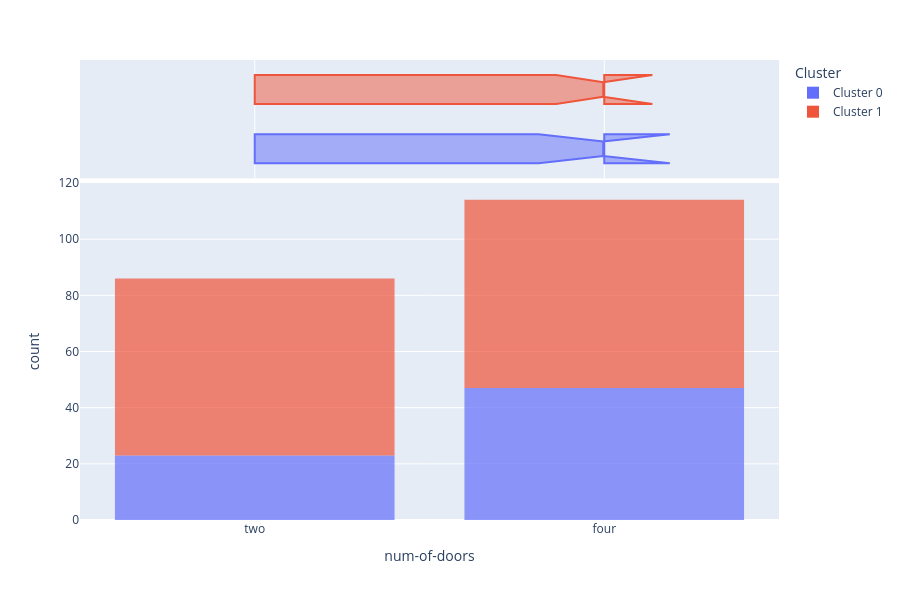

Write notebook code for a chart like this one.
### Code cell
# Виводимо графік розподілу за кількістю дверей у авто
plot_model(kmeans, plot = 'distribution', feature="num-of-doors")

### Figure 1 — Plotly figure (JSON) as saved in the notebook; plotly's stock layout.template omitted (floating-point values rounded to 4 significant figures; data arrays with more than 128 entries replaced by an {"elided": "..."} marker saying what was removed)
{"data": [{"alignmentgroup": "True", "bingroup": "x", "hovertemplate": "Cluster=Cluster 0<br>num-of-doors=%{x}<br>count=%{y}<extra></extra>", "legendgroup": "Cluster 0", "marker": {"color": "#636efa", "opacity": 0.7, "pattern": {"shape": ""}}, "name": "Cluster 0", "offsetgroup": "Cluster 0", "orientation": "v", "showlegend": true, "type": "histogram", "x": ["two", "four", "four", "four", "four", "four", "four", "four", "two", "two", "two", "four", "four", "four", "two", "two", "four", "two", "four", "four", "two", "four", "four", "four", "four", "four", "four", "four", "four", "four", "four", "four", "four", "four", "four", "four", "four", "four", "four", "two", "two", "two", "four", "two", "two", "two", "two", "two", "four", "four", "four", "four", "four", "four", "four", "four", "four", "four", "two", "two", "four", "two", "two", "four", "two", "four", "four", "two", "two", "four"], "xaxis": "x", "yaxis": "y"}, {"alignmentgroup": "True", "customdata": {"elided": "70x26 mixed values"}, "hovertemplate": "Cluster=%{customdata[25]}<br>num-of-doors=%{x}<br>symboling=%{customdata[0]}<br>normalized-losses=%{customdata[1]}<br>make=%{customdata[2]}<br>fuel-type=%{customdata[3]}<br>aspiration=%{customdata[4]}<br>body-style=%{customdata[5]}<br>drive-wheels=%{customdata[6]}<br>engine-location=%{customdata[7]}<br>wheel-base=%{customdata[8]}<br>length=%{customdata[9]}<br>width=%{customdata[10]}<br>height=%{customdata[11]}<br>curb-weight=%{customdata[12]}<br>engine-type=%{customdata[13]}<br>num-of-cylinders=%{customdata[14]}<br>engine-size=%{customdata[15]}<br>fuel-system=%{customdata[16]}<br>bore=%{customdata[17]}<br>stroke=%{customdata[18]}<br>compression-ratio=%{customdata[19]}<br>horsepower=%{customdata[20]}<br>peak-rpm=%{customdata[21]}<br>city-mpg=%{customdata[22]}<br>highway-mpg=%{customdata[23]}<br>price=%{customdata[24]}<extra></extra>", "legendgroup": "Cluster 0", "marker": {"color": "#636efa"}, "name": "Cluster 0", "notched": true, "offsetgroup": "Cluster 0", "showlegend": false, "type": "box", "x": ["two", "four", "four", "four", "four", "four", "four", "four", "two", "two", "two", "four", "four", "four", "two", "two", "four", "two", "four", "four", "two", "four", "four", "four", "four", "four", "four", "four", "four", "four", "four", "four", "four", "four", "four", "four", "four", "four", "four", "two", "two", "two", "four", "two", "two", "two", "two", "two", "four", "four", "four", "four", "four", "four", "four", "four", "four", "four", "two", "two", "four", "two", "two", "four", "two", "four", "four", "two", "two", "four"], "xaxis": "x2", "yaxis": "y2"}, {"alignmentgroup": "True", "bingroup": "x", "hovertemplate": "Cluster=Cluster 1<br>num-of-doors=%{x}<br>count=%{y}<extra></extra>", "legendgroup": "Cluster 1", "marker": {"color": "#EF553B", "opacity": 0.7, "pattern": {"shape": ""}}, "name": "Cluster 1", "offsetgroup": "Cluster 1", "orientation": "v", "showlegend": true, "type": "histogram", "x": {"elided": "132 str values"}, "xaxis": "x", "yaxis": "y"}, {"alignmentgroup": "True", "customdata": {"elided": "132x26 mixed values"}, "hovertemplate": "Cluster=%{customdata[25]}<br>num-of-doors=%{x}<br>symboling=%{customdata[0]}<br>normalized-losses=%{customdata[1]}<br>make=%{customdata[2]}<br>fuel-type=%{customdata[3]}<br>aspiration=%{customdata[4]}<br>body-style=%{customdata[5]}<br>drive-wheels=%{customdata[6]}<br>engine-location=%{customdata[7]}<br>wheel-base=%{customdata[8]}<br>length=%{customdata[9]}<br>width=%{customdata[10]}<br>height=%{customdata[11]}<br>curb-weight=%{customdata[12]}<br>engine-type=%{customdata[13]}<br>num-of-cylinders=%{customdata[14]}<br>engine-size=%{customdata[15]}<br>fuel-system=%{customdata[16]}<br>bore=%{customdata[17]}<br>stroke=%{customdata[18]}<br>compression-ratio=%{customdata[19]}<br>horsepower=%{customdata[20]}<br>peak-rpm=%{customdata[21]}<br>city-mpg=%{customdata[22]}<br>highway-mpg=%{customdata[23]}<br>price=%{customdata[24]}<extra></extra>", "legendgroup": "Cluster 1", "marker": {"color": "#EF553B"}, "name": "Cluster 1", "notched": true, "offsetgroup": "Cluster 1", "showlegend": false, "type": "box", "x": {"elided": "132 str values"}, "xaxis": "x2", "yaxis": "y2"}], "layout": {"barmode": "relative", "height": 600, "legend": {"title": {"text": "Cluster"}, "tracegroupgap": 0}, "margin": {"t": 60}, "xaxis": {"anchor": "y", "domain": [0, 1], "title": {"text": "num-of-doors"}}, "xaxis2": {"anchor": "y2", "domain": [0, 1], "matches": "x", "showgrid": true, "showticklabels": false}, "yaxis": {"anchor": "x", "domain": [0, 0.7326], "title": {"text": "count"}}, "yaxis2": {"anchor": "x2", "domain": [0.7426, 1], "matches": "y2", "showgrid": false, "showline": false, "showticklabels": false, "ticks": ""}}}
